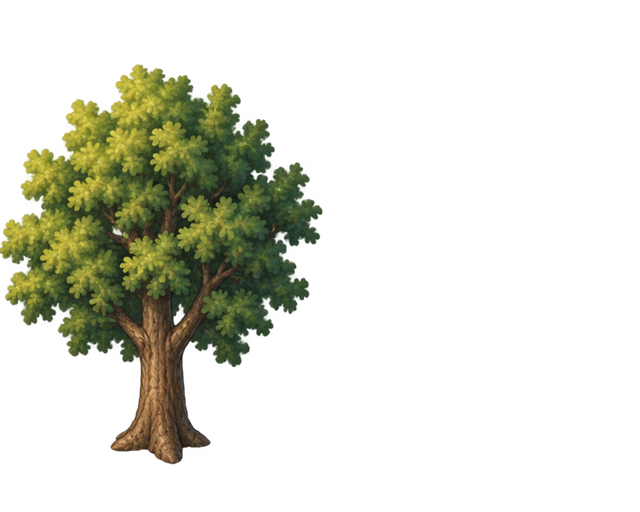
#> input picture Assets/Art/Production/Environment/Trees/Deciduous01/Runtime2x/deciduous-01-healthy-2x-v1.png, 640 x 512 px
$ python make_harvest_loop_preview.py
#> lines starting #> are read from the running program, lines starting #| are printed output that depends on the picture
from pathlib import Path

from PIL import Image, ImageDraw, ImageFont


PROJECT = Path(__file__).resolve().parents[2]
ART = PROJECT / "Assets/Art/Production"
WOODCUTTER = ART / "Characters/WoodcutterMale01/Runtime2x"
TREE_ROOT = ART / "Environment/Trees/Deciduous01/Runtime2x"
STOCKPILE_ROOT = ART / "Props/LogStockpile01/Runtime2x"
OUTPUT = ART / "InteractionPreviews/woodcutter-harvest-loop-integrated-preview-v1.gif"

CANVAS = (1000, 600)
GROUND_Y = 505
TREE_ANCHOR_X = 745
STOCKPILE_ANCHOR_X = 170


# [4 lines left out: function font, not called in this run]


def crop_visible(image: Image.Image) -> Image.Image:
    rgba = image.convert("RGBA")
#> rgba is the input picture: PIL image 640x512 RGBA; mean R, G, B, A 21.7, 23, 10.3, 53.4
    bbox = rgba.getchannel("A").getbbox()
#> bbox = (0, 49, 325, 504)
    if bbox is None:
        raise ValueError("Preview asset contains no visible pixels")
    return rgba.crop(bbox)


def fit_visible(path: Path, maximum: tuple[int, int]) -> Image.Image:
    image = crop_visible(Image.open(path))
    ratio = min(maximum[0] / image.width, maximum[1] / image.height)
#> ratio = 0.747
    return image.resize(
        (max(1, round(image.width * ratio)), max(1, round(image.height * ratio))),
        Image.Resampling.LANCZOS,
    )
#> returned value: PIL image 243x340 RGBA


TREE_STATES = {
    "healthy": fit_visible(TREE_ROOT / "deciduous-01-healthy-2x-v1.png", (300, 340)),
    "notched": fit_visible(TREE_ROOT / "deciduous-01-notched-2x-v1.png", (300, 340)),
    "falling": fit_visible(TREE_ROOT / "deciduous-01-falling-southeast-2x-v1.png", (390, 310)),
    "felled": fit_visible(TREE_ROOT / "deciduous-01-felled-2x-v1.png", (390, 235)),
}
#> call 2 of fit_visible, with maximum = (300, 340)
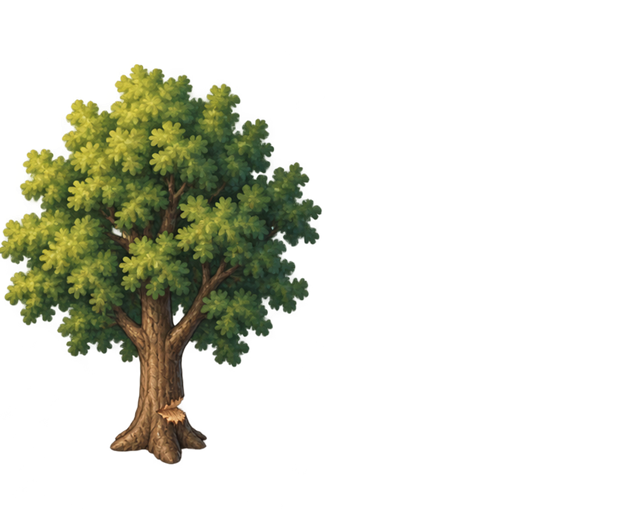
#> input picture Assets/Art/Production/Environment/Trees/Deciduous01/Runtime2x/deciduous-01-notched-2x-v1.png, 640 x 512 px
#> in crop_visible, rgba is the input picture: PIL image 640x512 RGBA; mean R, G, B, A 21.6, 23, 10.6, 53.3
#> in crop_visible (call 2), `bbox = rgba.getchannel("A").getbbox()`: bbox = (0, 51, 325, 509)
#> in crop_visible (call 2), `return rgba.crop(bbox)`:
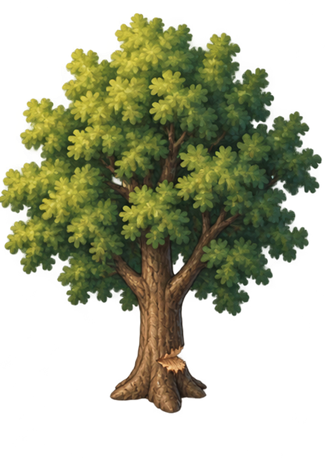
#> returned value: PIL image 325x458 RGBA; mean R, G, B, A 47.5, 50.7, 23.2, 117.3; transparent parts drawn white
#> in fit_visible (call 2), `ratio = min(maximum[0] / image.width, maximum[1] / image.height)`: ratio = 0.742
#> call 3 of fit_visible, with maximum = (390, 310)
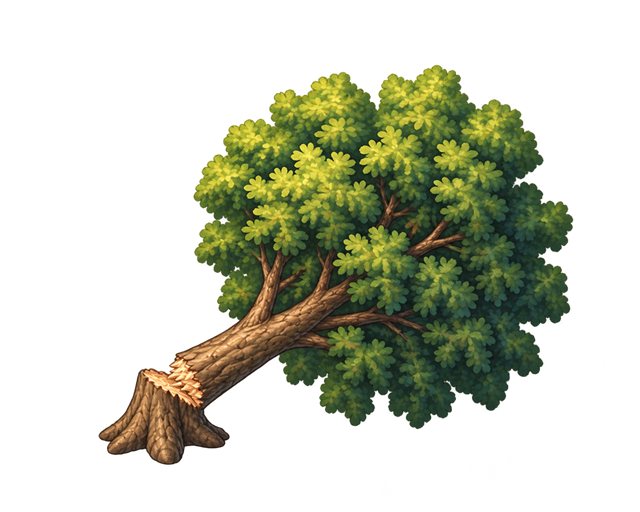
#> input picture Assets/Art/Production/Environment/Trees/Deciduous01/Runtime2x/deciduous-01-falling-southeast-2x-v1.png, 640 x 512 px
#> in crop_visible, rgba is the input picture: PIL image 640x512 RGBA; mean R, G, B, A 30.4, 33.4, 16, 84
#> in crop_visible (call 3), `bbox = rgba.getchannel("A").getbbox()`: bbox = (28, 42, 616, 500)
#> in crop_visible (call 3), `return rgba.crop(bbox)`:
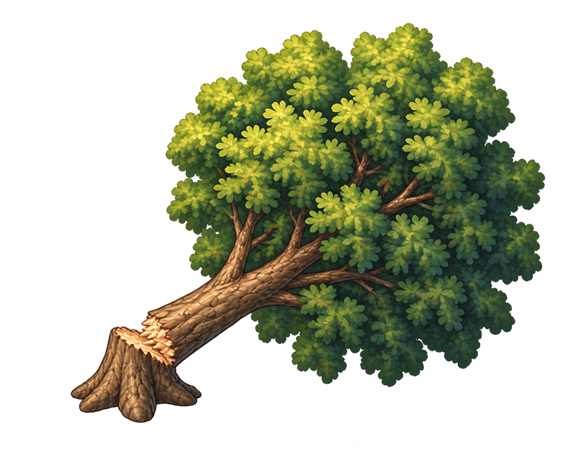
#> returned value: PIL image 588x458 RGBA; mean R, G, B, A 37, 40.6, 19.5, 102.2; transparent parts drawn white
#> in fit_visible (call 3), `ratio = min(maximum[0] / image.width, maximum[1] / image.height)`: ratio = 0.663
#> call 4 of fit_visible, with maximum = (390, 235)
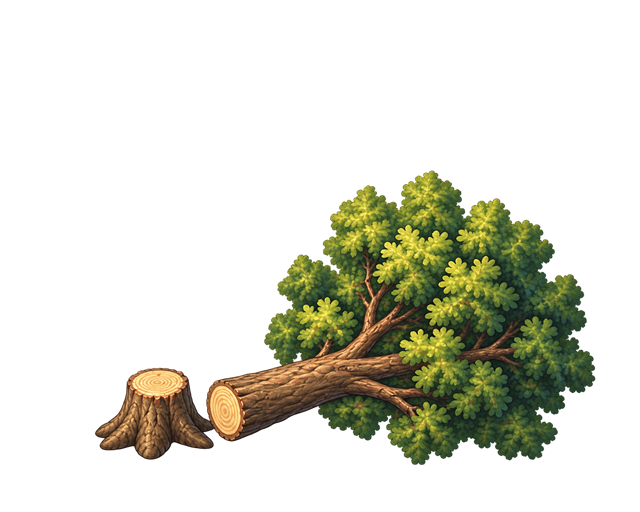
#> input picture Assets/Art/Production/Environment/Trees/Deciduous01/Runtime2x/deciduous-01-felled-2x-v1.png, 640 x 512 px
#> in crop_visible, rgba is the input picture: PIL image 640x512 RGBA; mean R, G, B, A 23.6, 23.9, 11.4, 59.1
#> in crop_visible (call 4), `bbox = rgba.getchannel("A").getbbox()`: bbox = (94, 143, 597, 490)
#> in crop_visible (call 4), `return rgba.crop(bbox)`:
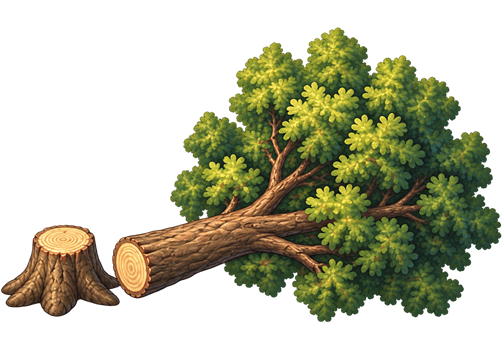
#> returned value: PIL image 503x347 RGBA; mean R, G, B, A 44.3, 44.9, 21.5, 111; transparent parts drawn white
#> in fit_visible (call 4), `ratio = min(maximum[0] / image.width, maximum[1] / image.height)`: ratio = 0.677
#> in fit_visible (call 4), `return image.resize( (max(1, round(image.width * ratio)), max(1, round..`:
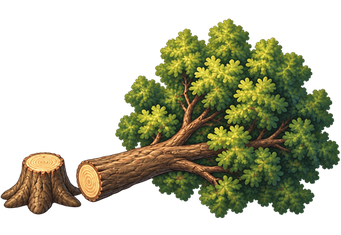
#> returned value: PIL image 341x235 RGBA; mean R, G, B, A 44.9, 45.7, 21.5, 111; transparent parts drawn white
#> (the run stopped early here; a loop or call above may not have finished)
